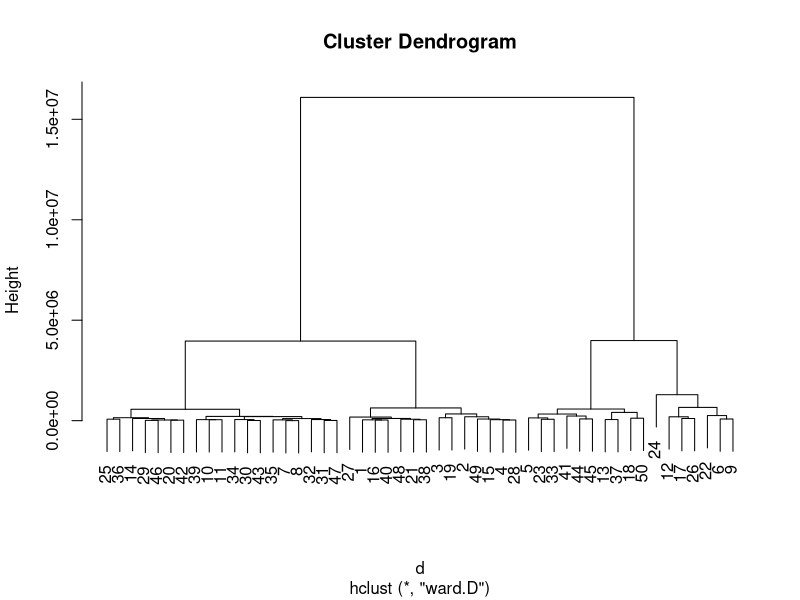
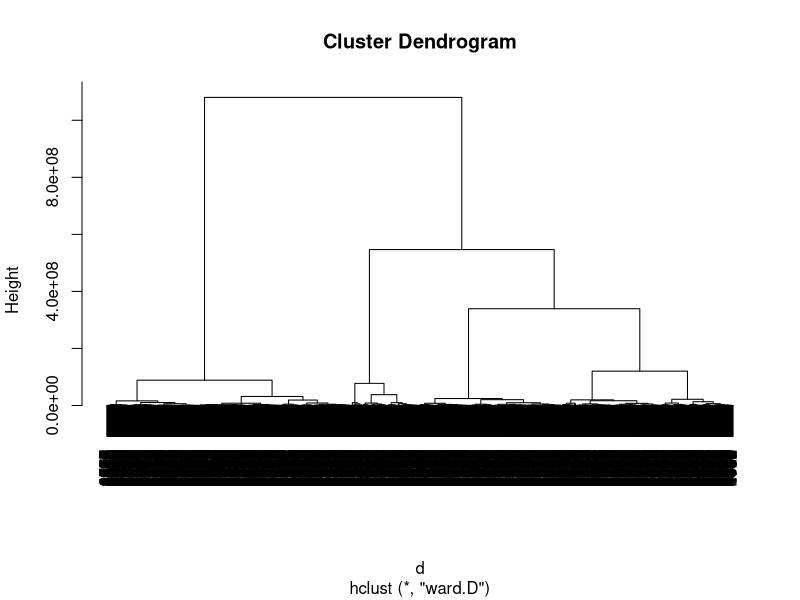
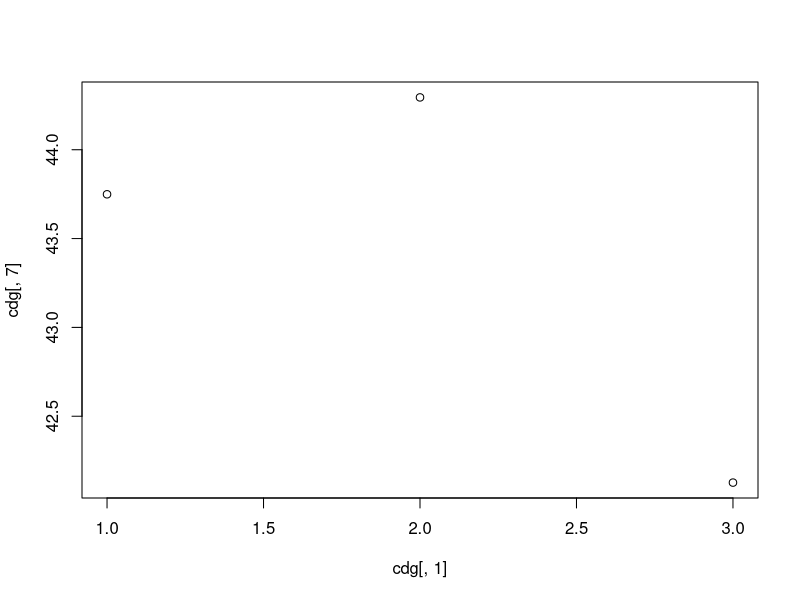

The R source for these figures, in order: (Note: this script raises an error after producing the figures.)
## ---- chunk 1
# Clear plots
if(!is.null(dev.list())) dev.off()

# Clean workspace
rm(list=ls())
## ---- chunk 2
dd <- read.csv("2.Bank_India_preprocessed_data.csv", sep=",",
               stringsAsFactors=TRUE)
dd$id <- NULL
class(dd)
attach(dd)

dcon <- data.frame(n_child, income, credit, loan, price, age, job_duration, 
                   n_enquiries)
dim(dcon)
## ---- chunk 3
d  <- dist(dcon[1:50,])
h1 <- hclust(d,method="ward.D")  # NOTICE THE COST
plot(h1)

d  <- dist(dcon)
h1 <- hclust(d,method="ward")  # NOTICE THE COST
plot(h1)
## ---- chunk 4
nc = 3

c1 <- cutree(h1,nc)

c1[1:20]

nc = 5

c5 <- cutree(h1,nc)

c5[1:20]


table(c1)
table(c5)
table(c1,c5)


cdg <- aggregate(as.data.frame(dcon),list(c1),mean)
cdg

plot(cdg[,1], cdg[,7])
## ---- chunk 5
plot(Edad,Estalvi,col=c1,main="Clustering of credit data in 3 classes")
legend("topright",c("class1","class2","class3"),pch=1,col=c(1:3))

plot(RatiFin,Estalvi)
plot(RatiFin,Estalvi,col=c1,main="Clustering of credit data in 3 classes")
legend("topright",c("class1","class2","class3"),pch=1,col=c(1:3), cex=0.6)

plot(Antiguedad.Trabajo,Estalvi,col=c1,main="Clustering of credit data in 3 classes")
legend("topright",c("class1","class2","class3"),pch=1,col=c(1:3), cex=0.6)
plot(Patrimonio, Ingresos,col=c1,main="Clustering of credit data in 3 classes")
legend("topright",c("class1","class2","class3"),pch=1,col=c(1:3), cex=0.6)
plot(Patrimonio, Antiguedad.Trabajo,col=c1,main="Clustering of credit data in 3 classes")
legend("topright",c("class1","class2","class3"),pch=1,col=c(1:3), cex=0.6)

pairs(dcon[,1:7], col=c1)
## ---- chunk 6

Bss <- sum(rowSums(cdg^2)*as.numeric(table(c1)))

Ib4 <- 100*Bss/Tss
Ib4
## ---- chunk 7
library(cluster)

#dissimilarity matrix

actives<-c(1:19) # We have already removed the id variables
# gower distance
dissimMatrix <- daisy(dd[,actives], metric = "gower", stand=TRUE)

distMatrix<-dissimMatrix^2

# ward method
set.seed(123)
h1 <- hclust(distMatrix,method="ward.D")  # NOTICE THE COST
## ---- chunk 8
plot(h1)

c2 <- cutree(h1,4)
## ---- chunk 9
dd <- read.csv("2.Bank_India_preprocessed_data.csv", sep=",",
               stringsAsFactors=TRUE)
dd$id <- NULL
class(dd)
attach(dd)

dcon <- data.frame(n_child, income, credit, loan, price, age, job_duration, 
                   n_enquiries)
dim(dcon)

#Dictamen    <- as.factor(Dictamen)
#levels(Dictamen) <- c(NA, "positiu","negatiu")


#Calcula els valor test de la variable Xnum per totes les modalitats del factor P
ValorTestXnum <- function(Xnum,P){
  #freq dis of fac
  nk <- as.vector(table(P)); 
  n <- sum(nk); 
  #mitjanes x grups
  xk <- tapply(Xnum,P,mean);
  #valors test
  txk <- (xk-mean(Xnum))/(sd(Xnum)*sqrt((n-nk)/(n*nk))); 
  #p-values
  pxk <- pt(txk,n-1,lower.tail=F);
  for(c in 1:length(levels(as.factor(P)))){if (pxk[c]>0.5){pxk[c]<-1-pxk[c]}}
  return (pxk)
}




ValorTestXquali <- function(P,Xquali){
  taula <- table(P,Xquali);
  n <- sum(taula); 
  pk <- apply(taula,1,sum)/n;
  pj <- apply(taula,2,sum)/n;
  pf <- taula/(n*pk);
  pjm <- matrix(data=pj,nrow=dim(pf)[1],ncol=dim(pf)[2], byrow=TRUE);      
  dpf <- pf - pjm; 
  dvt <- sqrt(((1-pk)/(n*pk))%*%t(pj*(1-pj))); 
  #i hi ha divisions iguals a 0 dona NA i no funciona
  zkj <- dpf
  zkj[dpf!=0]<-dpf[dpf!=0]/dvt[dpf!=0]; 
  pzkj <- pnorm(zkj,lower.tail=F);
  for(c in 1:length(levels(as.factor(P)))){for (s in 1:length(levels(Xquali))){if (pzkj[c,s]> 0.5){pzkj[c,s]<-1- pzkj[c,s]}}}
  return (list(rowpf=pf,vtest=zkj,pval=pzkj))
}


#source("file")
#dades contain the dataset
dades<-dd
#dades<-dd[filtro,]
#dades<-df
K<-dim(dades)[2]
#par(ask=TRUE)


#P must contain the class variable
#P<-dd[,3]
P<-c2 #P CONTAINS THE NUMBER OF CUTS WE DO ON THE TREE
#P<-dd[,18]
nameP<-"classe"
#P<-df[,33]

nc<-length(levels(factor(P)))
nc
pvalk <- matrix(data=0,nrow=nc,ncol=K, dimnames=list(levels(P),names(dades)))
nameP<-"Class"
n<-dim(dades)[1]

## ---- chunk 10
for(k in 1:K){
  if (is.numeric(dades[,k])){ 
      print(paste("Anàlisi per classes de la Variable:", names(dades)[k]))

      boxplot(dades[,k]~P, main=paste("Boxplot of", names(dades)[k], "vs", nameP ), horizontal=TRUE)
      
      barplot(tapply(dades[[k]], P, mean),main=paste("Means of", names(dades)[k], "by", nameP ))
      abline(h=mean(dades[[k]]))
      legend(0,mean(dades[[k]]),"global mean",bty="n")
      print("Estadístics per groups:")
      for(s in levels(as.factor(P))) {print(summary(dades[P==s,k]))}
      o<-oneway.test(dades[,k]~P)
      print(paste("p-valueANOVA:", o$p.value))
      kw<-kruskal.test(dades[,k]~P)
      print(paste("p-value Kruskal-Wallis:", kw$p.value))
      pvalk[,k]<-ValorTestXnum(dades[,k], P)
      print("p-values ValorsTest: ")
      print(pvalk[,k])      
      }else{
        if(class(dd[,k])=="Date"){
          print(summary(dd[,k]))
          print(sd(dd[,k]))
          #decide breaks: weeks, months, quarters...
          hist(dd[,k],breaks="weeks")
        }else{
          #qualitatives
      print(paste("Variable", names(dades)[k]))
      table<-table(P, dades[,k])
   #   print("Cross-table")
   #   print(table)
      rowperc<-prop.table(table,1)

   colperc<-prop.table(table,2)
   #  print("Distribucions condicionades a files")
   # print(rowperc)
   
   #ojo porque si la variable es true o false la identifica amb el tipus Logical i
   #aquest no te levels, por tanto, coertion preventiva
   
   dades[,k]<-as.factor(dades[,k])
   
   
   marg <- table(as.factor(P))/n
   print(append("Categories=",levels(as.factor(dades[,k]))))

   #from next plots, select one of them according to your practical case
   plot(marg,type="l",ylim=c(0,1),main=paste("Prop. of pos & neg by",names(dades)[k]))
   paleta<-rainbow(length(levels(dades[,k])))
   for(c in 1:length(levels(dades[,k]))){lines(colperc[,c],col=paleta[c]) }

   #with legend
   plot(marg,type="l",ylim=c(0,1),main=paste("Prop. of pos & neg by",names(dades)[k]))
   paleta<-rainbow(length(levels(dades[,k])))
   for(c in 1:length(levels(dades[,k]))){lines(colperc[,c],col=paleta[c]) }
   legend("topright", levels(dades[,k]), col=paleta, lty=2, cex=0.6)
   
   #condicionades a classes
   print(append("Categories=",levels(dades[,k])))
   plot(marg,type="n",ylim=c(0,1),main=paste("Prop. of pos & neg by",names(dades)[k]))
   paleta<-rainbow(length(levels(dades[,k])))
   for(c in 1:length(levels(dades[,k]))){lines(rowperc[,c],col=paleta[c]) }
   
   #with legend
   plot(marg,type="n",ylim=c(0,1),main=paste("Prop. of pos & neg by",names(dades)[k]))
   paleta<-rainbow(length(levels(dades[,k])))
   for(c in 1:length(levels(dades[,k]))){lines(rowperc[,c],col=paleta[c]) }
   legend("topright", levels(dades[,k]), col=paleta, lty=2, cex=0.6)
   
   #amb variable en eix d'abcisses
   marg <-table(dades[,k])/n
      print(append("Categories=",levels(dades[,k])))
      plot(marg,type="l",ylim=c(0,1),main=paste("Prop. of pos & neg by",names(dades)[k]), las=3)
    #x<-plot(marg,type="l",ylim=c(0,1),main=paste("Prop. of pos & neg by",names(dades)[k]), xaxt="n")
   #text(x=x+.25, y=-1, adj=1, levels(CountryName), xpd=TRUE, srt=25, cex=0.7)
   paleta<-rainbow(length(levels(as.factor(P))))
      for(c in 1:length(levels(as.factor(P)))){lines(rowperc[c,],col=paleta[c]) }

      #with legend
      plot(marg,type="l",ylim=c(0,1),main=paste("Prop. of pos & neg by",names(dades)[k]), las=3)
      for(c in 1:length(levels(as.factor(P)))){lines(rowperc[c,],col=paleta[c])}
      legend("topright", levels(as.factor(P)), col=paleta, lty=2, cex=0.6)
   
   #condicionades a columna 
   plot(marg,type="n",ylim=c(0,1),main=paste("Prop. of pos & neg by",names(dades)[k]), las=3)
   paleta<-rainbow(length(levels(as.factor(P))))
   for(c in 1:length(levels(as.factor(P)))){lines(colperc[c,],col=paleta[c]) }
   
   #with legend
   plot(marg,type="n",ylim=c(0,1),main=paste("Prop. of pos & neg by",names(dades)[k]), las=3)
   for(c in 1:length(levels(as.factor(P)))){lines(colperc[c,],col=paleta[c])}
   legend("topright", levels(as.factor(P)), col=paleta, lty=2, cex=0.6)
   
      table<-table(dades[,k],P)
      print("Cross Table:")
      print(table)
      print("Distribucions condicionades a columnes:")
      print(colperc)

      #diagrames de barres apilades                                         
      
      paleta<-rainbow(length(levels(dades[,k])))
      barplot(table(dades[,k], as.factor(P)), beside=FALSE,col=paleta )

      barplot(table(dades[,k], as.factor(P)), beside=FALSE,col=paleta )
      legend("topright",levels(as.factor(dades[,k])),pch=1,cex=0.5, col=paleta)
      
   #diagrames de barres adosades
      barplot(table(dades[,k], as.factor(P)), beside=TRUE,col=paleta )

      barplot(table(dades[,k], as.factor(P)), beside=TRUE,col=paleta)
      legend("topright",levels(as.factor(dades[,k])),pch=1,cex=0.5, col=paleta)
   
      print("Test Chi quadrat: ")
      print(chisq.test(dades[,k], as.factor(P)))
   
      print("valorsTest:")
      print( ValorTestXquali(P,dades[,k]))
   #calcular els pvalues de les quali
   }
      }
}#endfor

#descriptors de les classes més significatius. Afegir info qualits
for (c in 1:length(levels(as.factor(P)))) {
  if(!is.na(levels(as.factor(P))[c])){
    print(paste("P.values per class:",levels(as.factor(P))[c]));
    print(sort(pvalk[c,]), digits=3) 
  }
}

#afegir la informacio de les modalitats de les qualitatives a la llista de pvalues i fer ordenacio global

#saving the dataframe in an external file
#write.table(dd, file = "credscoClean.csv", sep = ";", na = "NA", dec = ".", row.names = FALSE, col.names = TRUE)

